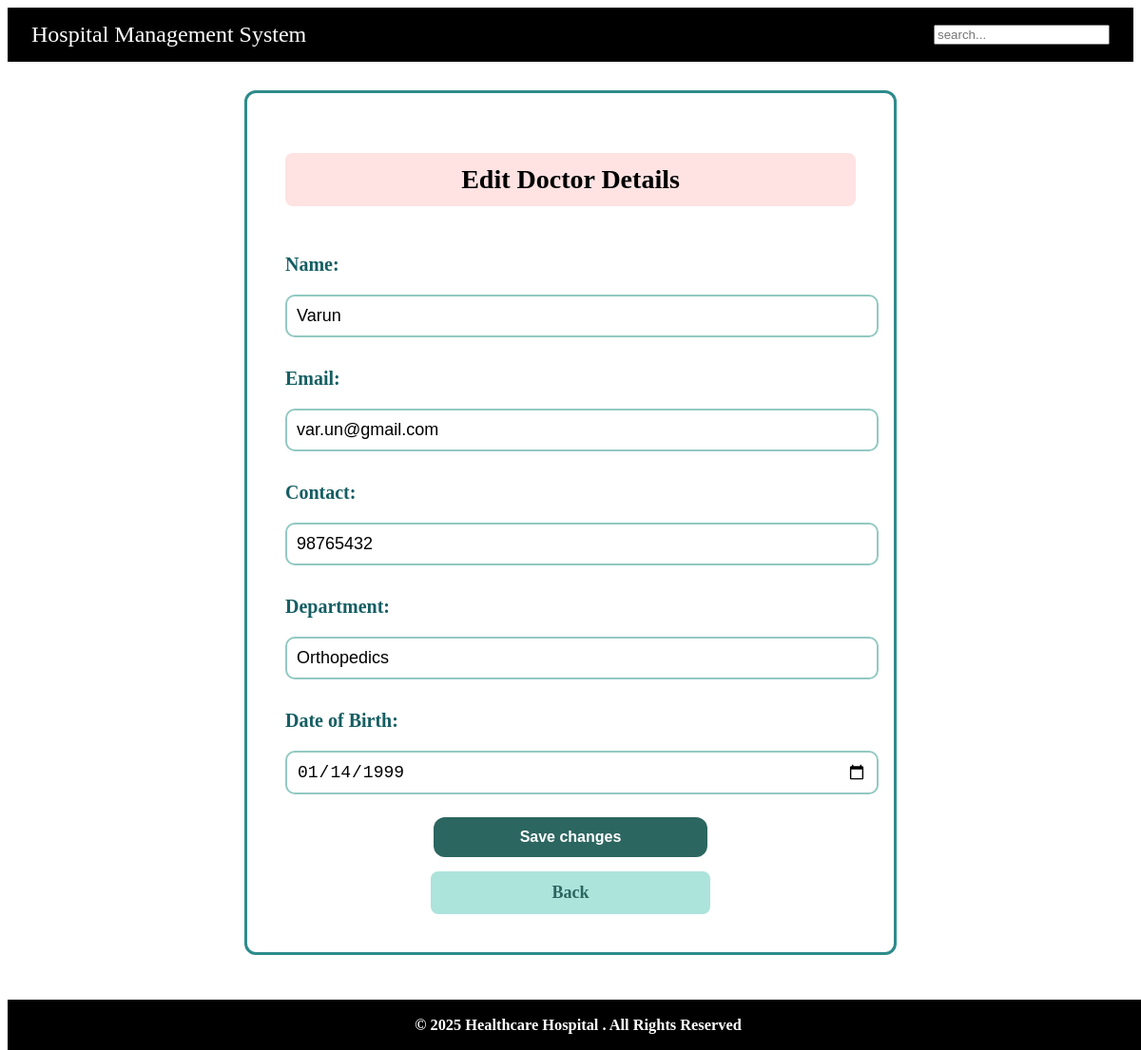
Screenshot of /edit_doctor/2 (signed in) with the database file from the repository.
### app.py (models this page shows)
class User(db.Model):
    __tablename__='user_accounts'
    id=db.Column(db.Integer,primary_key=True)
    username=db.Column(db.String(100),unique=True,nullable=False)
    role=db.Column(db.String(50),nullable=False)
    gender=db.Column(db.String(10),nullable=True)
    dob=db.Column(db.Date,nullable=False)
    dept_ref_id=db.Column(db.Integer,db.ForeignKey('medical_departments.id'),nullable=True)
    contact=db.Column(db.String(15),nullable=False)
    registered_on=db.Column(db.DateTime,default=lambda:datetime.now(timezone.utc))
    email_address=db.Column(db.String(100),unique=True,nullable=False)
    password=db.Column(db.String(100),nullable=False)
    department=db.relationship("Department",back_populates="doctors")
    doctor_id = db.Column(db.Integer)
    appointments_as_patient=db.relationship('Appointment',foreign_keys='Appointment.patient_id',backref='patient_details')
    appointments_as_doctors=db.relationship('Appointment',foreign_keys='Appointment.doctor_id',backref='doctor_details')

class Department(db.Model):
    __tablename__='medical_departments'
    id=db.Column(db.Integer,primary_key=True)
    name=db.Column(db.String(100),unique=True,nullable=False)
    description=db.Column(db.Text)
    doctors=db.relationship("User",back_populates="department")

### app.py (the view)
@app.route('/edit_doctor/<int:doc_id>')
def edit_doctor(doc_id):
    if 'role' not in session or session['role'] != 'admin':
        return redirect(url_for('login'))
    doctor = User.query.get_or_404(doc_id)
    if doctor.role != 'doctor':
        return redirect(url_for('doctors_page'))
    return render_template("edit_doctors.html", doctor=doctor)

### templates/edit_doctors.html (shortened to what this page needs)
{% extends "base.html" %}
{% block content %}
<div class="edit-doc-container">
    <div class="edit-doc-box">
        <h2>Edit Doctor Details</h2>
        <form action="{{ url_for('update_doctor', doc_id=doctor.id) }}" method="POST" class="edit-form">
            <label for="username">Name:</label>
            <input type="text" id="username" name="username" value="{{doctor.username}}" required>
            <label for="email">Email:</label>
            <input type="email" id="email" name="email" value="{{doctor.email_address}}" required>
            <label for="contact">Contact:</label>
            <input type="text" id="contact" name="contact" value="{{doctor.contact}}" required>
            <label for="department">Department:</label>
            <input type="text" id="department" name="department" value="{{doctor.department.name if doctor.department else ''}}" required>
            <label for="dob">Date of Birth:</label>
            <input type="date" id="dob" name="dob" value="{{doctor.dob}}" required>
            <button type="submit" class="save-btn">Save changes</button>
        </form>
        <a href="{{ url_for('doctors_page') }}" class="back-btn">Back</a>
    </div>
</div>
{% endblock %}

### static/style.css (style rules this page uses)
.edit-doc-box { width: 85%; max-width: 600px; margin: 30px auto; padding: 40px; background: white; border: 3px solid #2e8b8b; border-radius: 12px; margin-bottom:100px; }
.edit-doc-box h2 { text-align: center; font-size: 28px; padding: 12px 0; background: #ffe2e2; border-radius: 8px; margin-bottom: 30px; }
.edit-form label { font-size: 20px; font-weight: 600; margin-top: 20px; display: block; }
.edit-form input { width: 100%; padding: 14px; margin-top: 8px; font-size: 18px; border: 2px solid #a5d5cd; border-radius: 8px; }
.save-btn { width: 48%; padding: 14px; margin-top: 20px; background: #0a7a6a; color: white; font-size: 20px; font-weight: bold; border: none; border-radius: 8px; cursor: pointer; margin-left: auto; margin-right: auto; display: block; }
.back-btn { display: block; width: 45%; text-align: center; background:#ace3db; padding: 12px; margin-top: 15px; border-radius: 8px; font-size: 18px; color: black; margin-left: auto; margin-right: auto; display: block; }
.edit-form { display: flex; flex-direction: column; gap: 12px; }
.edit-form input { padding: 10px; border-radius: 10px; border: 2px solid #92c9c2; outline: none; }
.save-btn { background: #2c6660; padding: 12px; color: white; font-size: 16px; border-radius: 12px; border: none; margin-top: 12px; cursor: pointer; }
.back-btn { display: block; text-align: center; margin-top: 15px; font-weight: bold; color: #2c6660; text-decoration: none; }
form { display: flex; flex-direction: column; gap: 15px; }
label { font-weight: 600; color: #155e63; }
button { background: #155e63; color: white; padding: 12px; border: none; border-radius: 10px; font-size: 16px; cursor: pointer; }

### rows the page displays
User: username "Varun", email "var.un@gmail.com", contact "98765432", dob "01/14/1999"
Department: department "Orthopedics"
